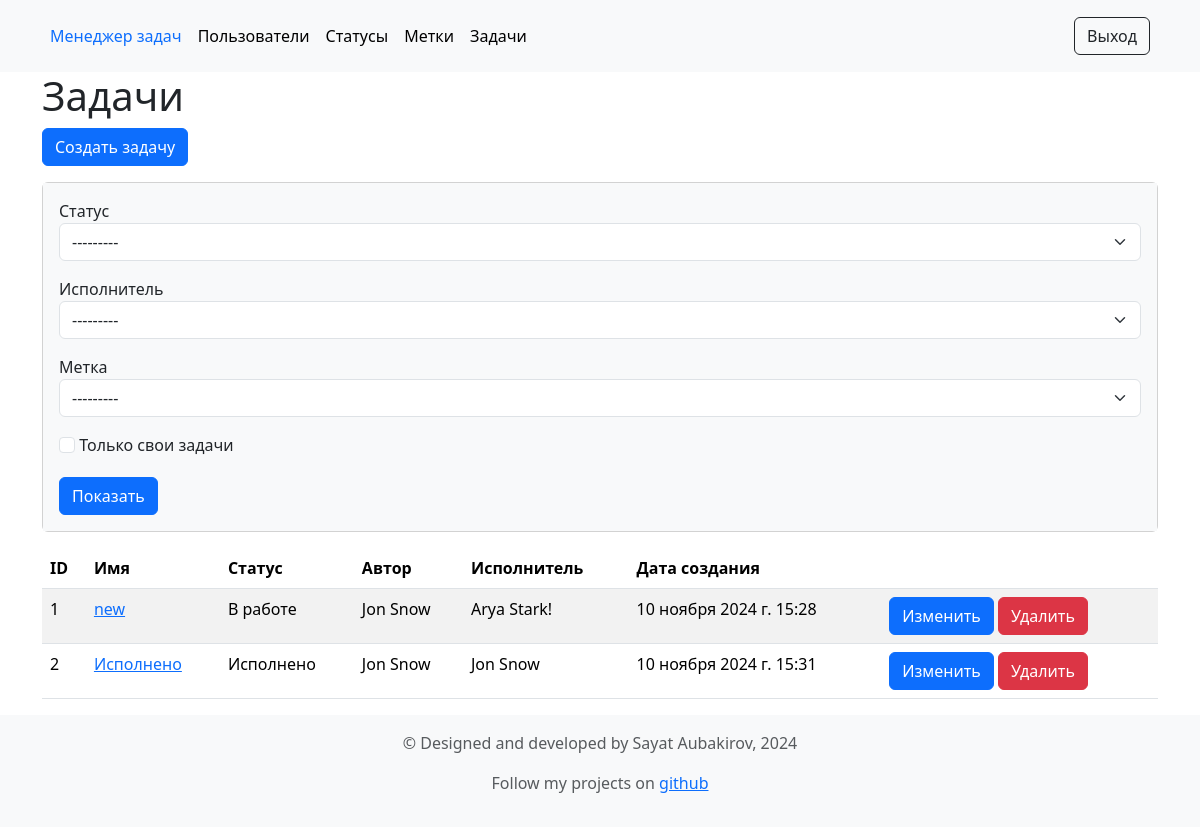
The app's page /tasks/ (signed in) with its own data.
### task_manager/tasks/models.py (models this page shows, shortened)
class Task(models.Model):
    name = models.CharField(max_length=255, unique=True, blank=False)
    description = models.TextField(blank=False)
    status = models.ForeignKey(Status, blank=False, on_delete=models.PROTECT)
    executor = models.ForeignKey(
        CustomUser, blank=False, on_delete=models.PROTECT
    )
    labels = models.ManyToManyField(Label, blank=True)
    creator = models.ForeignKey(
        CustomUser, on_delete=models.PROTECT, related_name='created_tasks')
    created_at = models.DateTimeField(auto_now_add=True)

### task_manager/statuses/models.py (models this page shows)
class Status(models.Model):
    name = models.CharField(max_length=255,
                            unique=True,
                            verbose_name=_("Name"))
    created_at = models.DateTimeField(auto_now_add=True)
    def __str__(self):
        return self.name

### task_manager/users/models.py (models this page shows)
class CustomUser(AbstractUser):
    def __str__(self):
        return f"{self.first_name} {self.last_name}"

### task_manager/tasks/views.py (the view, shortened to what this page needs)
# urls.py: path('', views.TaskListView.as_view(), name='tasks_list'),
class TaskListView(FilterView):
    model = Task
    filterset_class = TaskFilter
    template_name = 'tasks/tasks_list.html'
    context_object_name = 'tasks'

### task_manager/labels/models.py (called while the page is built)
    def __str__(self):
        return self.name

### task_manager/templates/tasks/tasks_list.html
{% extends 'base.html' %}
{% load i18n django_bootstrap5 %}
{% block content %}
<div class="container">
    <h1>{% translate "Tasks" %}</h1>
    <a href="{% url 'task_create' %}" class="btn btn-primary">{% trans "Create task" %}</a>
    <div class="card mb-3 mt-3">
        <div class="card-body bg-light">
            <form method="get">
                {% for field in filter.form %}
                    <div class="form-group">
                        {% if field.name == "filter_own_tasks" %}
                        <label for="{{ field.id_for_label }}">
                            {{ field }} <label class="form-check-label" for="{{ field.id_for_label }}">{{ field.label }}</label>
                        </label>
                        {% else %}
                            {{ field.label }}
                            {{ field }}
                        {% endif %}
                    </div>
                {% endfor %}
                <button type="submit" class="btn btn-primary">{% translate "Show" %}</button>
            </form>
        </div>
    </div>
    <table class="table table-striped">
        <thead>
            <tr>
                <th>ID</th>
                <th>{% translate "Name" %}</th>
                <th>{% translate "Status" %}</th>
                <th>{% translate "Author" %}</th>
                <th>{% translate "Executor" %}</th>
                <th>{% translate "Created at" %}</th>
                <th></th>
            </tr>
        </thead>
        <tbody>
            {% for task in tasks %}
            <tr>
                <td>{{ task.id }}</td>
                <td><a href="{% url 'task_detail' task.pk %}">{{ task.name }}</a></td>
                <td>{{ task.status }}</td>
                <td>{{ task.creator.first_name }} {{ task.creator.last_name }}</td>
                <td>{{ task.executor.first_name }} {{ task.executor.last_name }}</td>
                <td>{{ task.created_at }}</td>
                <td>
                    <a href="{% url 'task_update' task.pk %}" class="btn btn-primary">{% translate "Edit" %}</a>
                    <a href="{% url 'task_delete' task.pk %}" class="btn btn-danger">{% translate "Delete" %}</a>
                </td>
            </tr>
            {% endfor %}
        </tbody>
    </table>
</div>
{% endblock %}

### records on screen
Task: id "1", name "new", status "В работе", creator.first_name "Jon", creator.last_name "Snow", executor.first_name "Arya", executor.last_name "Stark!", created_at "10 ноября 2024 г. 15:28"
Task: id "2", name "Исполнено", status "Исполнено", creator.first_name "Jon", creator.last_name "Snow", executor.first_name "Jon", executor.last_name "Snow", created_at "10 ноября 2024 г. 15:31"

### other values on screen
{{ field.label }} "Статус" "Исполнитель" "Метка"
{{ field.label }} "Только свои задачи"
